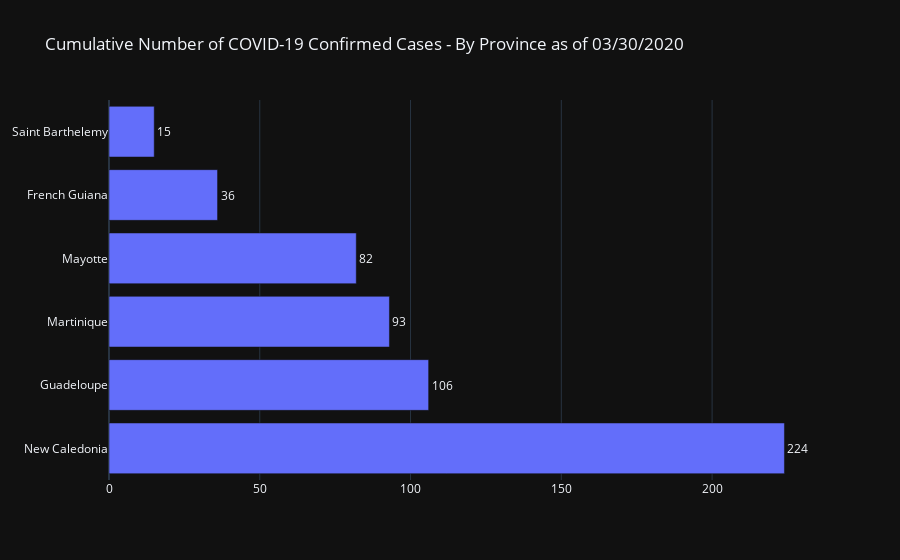

Here is the notebook cell this chart was saved with:
### Code cell
fig = go.Figure()

fig.add_trace(go.Bar(
    
    y=grouped_country['Province'],
    x=grouped_country['Confirmed'],
    orientation='h',
    text=grouped_country['Confirmed']
    ))
fig.update_traces(textposition='outside')
fig.update_layout(title="Cumulative Number of COVID-19 Confirmed Cases - By Province" + ' as of ' + ondate)    
fig.show()

### Figure 1 — Plotly figure (JSON) as saved in the notebook; plotly's stock layout.template omitted (floating-point values rounded to 4 significant figures)
{"data": [{"orientation": "h", "text": [224, 106, 93, 82, 36, 15], "textposition": "outside", "type": "bar", "x": [224, 106, 93, 82, 36, 15], "y": ["New Caledonia", "Guadeloupe", "Martinique", "Mayotte", "French Guiana", "Saint Barthelemy"]}], "layout": {"title": {"text": "Cumulative Number of COVID-19 Confirmed Cases - By Province as of 03/30/2020"}}}
